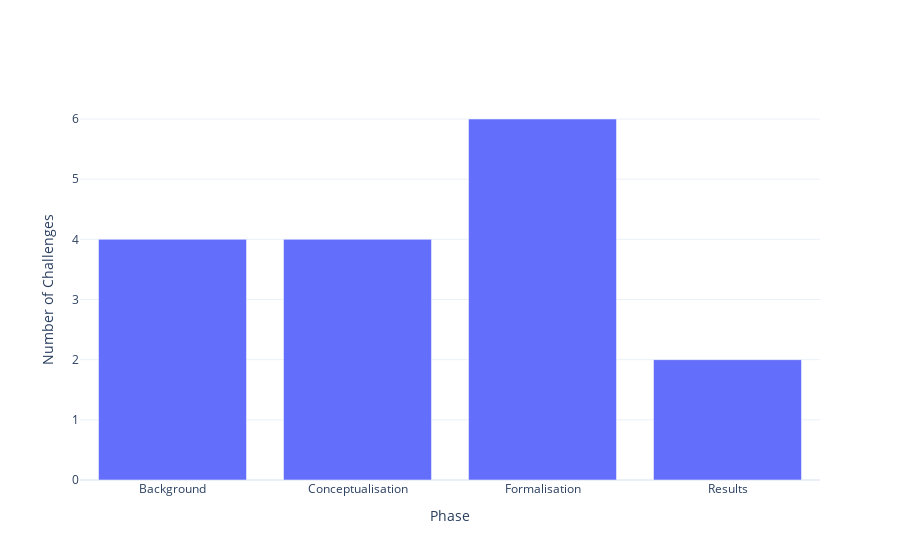

The notebook cell this image was saved under:
### Code cell
fig2 = go.Figure(data=[go.Bar(x=x, y=y)])
fig2.update_layout(xaxis_title='Phase',
				   yaxis_title='Number of Challenges',
				   template='plotly_white'
				  )
fig2.show()
fig2.write_image("BarchartPhase.png")

### Figure 1 — Plotly figure (JSON) as saved in the notebook; plotly's stock layout.template omitted (floating-point values rounded to 4 significant figures)
{"data": [{"x": ["Background", "Conceptualisation", "Formalisation", "Results"], "y": [4, 4, 6, 2], "type": "bar"}], "layout": {"xaxis": {"title": {"text": "Phase"}}, "yaxis": {"title": {"text": "Number of Challenges"}}}}
